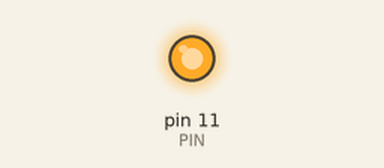
The sketch below on a simulated Arduino Uno, built with avr-gcc and run on an emulated ATmega328P. On the bench: output pins drawn as LEDs (lit = HIGH).

Above: at 2.5 s.
At 7.5 s:
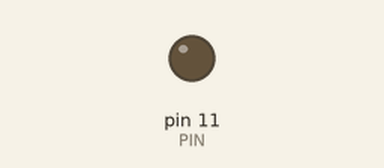
Timing chart, 0 to 13.0 s (numbered marks = the images above):
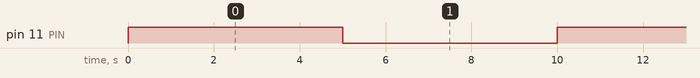

Measured:
- by itself, pin 11 (PIN): alternates HIGH for 5.0 s and LOW for 5.0 s

The sketch:

Mosfet.ino
```cpp
// (licence header left out)
  #define PIN 11     //GATE du transistor

  void setup() {

    pinMode(PIN, OUTPUT); //Mise en sortie de la broche

  }//Fin setup

  void loop() {

    digitalWrite(PIN, HIGH);    //Mise en route du transistor
    delay(5000);               //Délai de 5s
    digitalWrite(PIN, LOW);     //Arret du transistor
    delay(5000);               //Délai de 5s

  }//Fin loop
```
